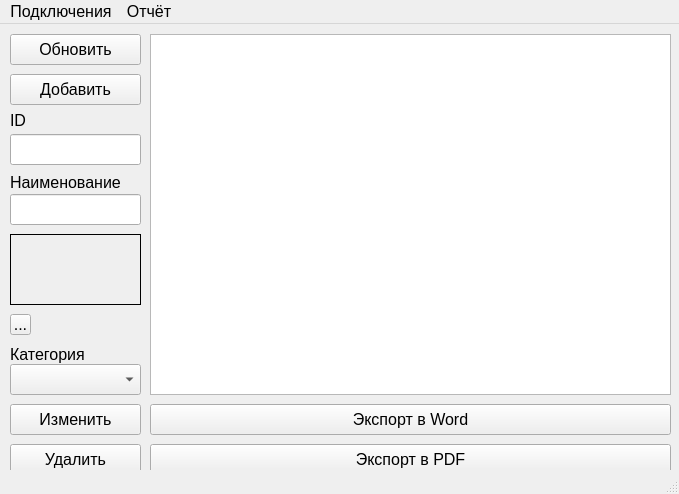
<?xml version="1.0" encoding="UTF-8"?>
<ui version="4.0">
 <class>MainWindow</class>
 <widget class="QMainWindow" name="MainWindow">
  <property name="geometry">
   <rect>
    <x>0</x>
    <y>0</y>
    <width>679</width>
    <height>494</height>
   </rect>
  </property>
  <property name="font">
   <font>
    <pointsize>12</pointsize>
   </font>
  </property>
  <property name="windowTitle">
   <string>MainWindow</string>
  </property>
  <widget class="QWidget" name="centralwidget">
   <widget class="QPushButton" name="pushButton">
    <property name="geometry">
     <rect>
      <x>10</x>
      <y>10</y>
      <width>131</width>
      <height>31</height>
     </rect>
    </property>
    <property name="font">
     <font>
      <pointsize>12</pointsize>
     </font>
    </property>
    <property name="text">
     <string>Обновить</string>
    </property>
   </widget>
   <widget class="QTableView" name="tableView">
    <property name="geometry">
     <rect>
      <x>150</x>
      <y>10</y>
      <width>521</width>
      <height>361</height>
     </rect>
    </property>
    <property name="font">
     <font>
      <pointsize>12</pointsize>
     </font>
    </property>
    <property name="contextMenuPolicy">
     <enum>Qt::CustomContextMenu</enum>
    </property>
    <property name="selectionMode">
     <enum>QAbstractItemView::SingleSelection</enum>
    </property>
    <property name="selectionBehavior">
     <enum>QAbstractItemView::SelectRows</enum>
    </property>
   </widget>
   <widget class="QPushButton" name="pushButton_2">
    <property name="geometry">
     <rect>
      <x>10</x>
      <y>50</y>
      <width>131</width>
      <height>31</height>
     </rect>
    </property>
    <property name="font">
     <font>
      <pointsize>12</pointsize>
     </font>
    </property>
    <property name="text">
     <string>Добавить</string>
    </property>
   </widget>
   <widget class="QLabel" name="label">
    <property name="geometry">
     <rect>
      <x>10</x>
      <y>90</y>
      <width>47</width>
      <height>13</height>
     </rect>
    </property>
    <property name="font">
     <font>
      <pointsize>12</pointsize>
     </font>
    </property>
    <property name="text">
     <string>ID</string>
    </property>
   </widget>
   <widget class="QPushButton" name="pushButton_3">
    <property name="geometry">
     <rect>
      <x>10</x>
      <y>380</y>
      <width>131</width>
      <height>31</height>
     </rect>
    </property>
    <property name="font">
     <font>
      <pointsize>12</pointsize>
     </font>
    </property>
    <property name="text">
     <string>Изменить</string>
    </property>
   </widget>
   <widget class="QLineEdit" name="lineEdit">
    <property name="geometry">
     <rect>
      <x>10</x>
      <y>110</y>
      <width>131</width>
      <height>31</height>
     </rect>
    </property>
    <property name="font">
     <font>
      <pointsize>12</pointsize>
     </font>
    </property>
    <property name="readOnly">
     <bool>true</bool>
    </property>
   </widget>
   <widget class="QLabel" name="label_2">
    <property name="geometry">
     <rect>
      <x>10</x>
      <y>150</y>
      <width>111</width>
      <height>16</height>
     </rect>
    </property>
    <property name="font">
     <font>
      <pointsize>12</pointsize>
     </font>
    </property>
    <property name="text">
     <string>Наименование</string>
    </property>
   </widget>
   <widget class="QLineEdit" name="lineEdit_2">
    <property name="geometry">
     <rect>
      <x>10</x>
      <y>170</y>
      <width>131</width>
      <height>31</height>
     </rect>
    </property>
    <property name="font">
     <font>
      <pointsize>12</pointsize>
     </font>
    </property>
   </widget>
   <widget class="QLabel" name="label_3">
    <property name="geometry">
     <rect>
      <x>10</x>
      <y>320</y>
      <width>91</width>
      <height>21</height>
     </rect>
    </property>
    <property name="font">
     <font>
      <pointsize>12</pointsize>
     </font>
    </property>
    <property name="text">
     <string>Категория</string>
    </property>
   </widget>
   <widget class="QPushButton" name="pushButton_4">
    <property name="geometry">
     <rect>
      <x>10</x>
      <y>420</y>
      <width>131</width>
      <height>31</height>
     </rect>
    </property>
    <property name="font">
     <font>
      <pointsize>12</pointsize>
     </font>
    </property>
    <property name="text">
     <string>Удалить</string>
    </property>
   </widget>
   <widget class="QPushButton" name="pushButton_5">
    <property name="geometry">
     <rect>
      <x>150</x>
      <y>380</y>
      <width>521</width>
      <height>31</height>
     </rect>
    </property>
    <property name="font">
     <font>
      <pointsize>12</pointsize>
     </font>
    </property>
    <property name="text">
     <string>Экспорт в Word</string>
    </property>
   </widget>
   <widget class="QPushButton" name="pushButton_6">
    <property name="geometry">
     <rect>
      <x>150</x>
      <y>420</y>
      <width>521</width>
      <height>31</height>
     </rect>
    </property>
    <property name="font">
     <font>
      <pointsize>12</pointsize>
     </font>
    </property>
    <property name="text">
     <string>Экспорт в PDF</string>
    </property>
   </widget>
   <widget class="QLabel" name="label_4">
    <property name="geometry">
     <rect>
      <x>10</x>
      <y>210</y>
      <width>131</width>
      <height>71</height>
     </rect>
    </property>
    <property name="frameShape">
     <enum>QFrame::Box</enum>
    </property>
    <property name="frameShadow">
     <enum>QFrame::Plain</enum>
    </property>
    <property name="lineWidth">
     <number>1</number>
    </property>
    <property name="text">
     <string/>
    </property>
    <property name="scaledContents">
     <bool>true</bool>
    </property>
   </widget>
   <widget class="QToolButton" name="toolButton">
    <property name="geometry">
     <rect>
      <x>10</x>
      <y>290</y>
      <width>21</width>
      <height>21</height>
     </rect>
    </property>
    <property name="text">
     <string>...</string>
    </property>
   </widget>
   <widget class="QComboBox" name="comboBox">
    <property name="geometry">
     <rect>
      <x>10</x>
      <y>340</y>
      <width>131</width>
      <height>31</height>
     </rect>
    </property>
   </widget>
  </widget>
  <widget class="QMenuBar" name="menubar">
   <property name="geometry">
    <rect>
     <x>0</x>
     <y>0</y>
     <width>679</width>
     <height>27</height>
    </rect>
   </property>
   <widget class="QMenu" name="menu">
    <property name="font">
     <font>
      <pointsize>12</pointsize>
     </font>
    </property>
    <property name="title">
     <string>Подключения</string>
    </property>
    <addaction name="action"/>
   </widget>
   <widget class="QMenu" name="menu_2">
    <property name="font">
     <font>
      <pointsize>12</pointsize>
     </font>
    </property>
    <property name="title">
     <string>Отчёт</string>
    </property>
    <addaction name="action_2"/>
   </widget>
   <addaction name="menu"/>
   <addaction name="menu_2"/>
  </widget>
  <widget class="QStatusBar" name="statusbar"/>
  <action name="action">
   <property name="text">
    <string>Подключиться к БД</string>
   </property>
   <property name="font">
    <font/>
   </property>
  </action>
  <action name="action_2">
   <property name="text">
    <string>Графический отчёт</string>
   </property>
   <property name="font">
    <font/>
   </property>
  </action>
 </widget>
 <resources/>
 <connections/>
</ui>
